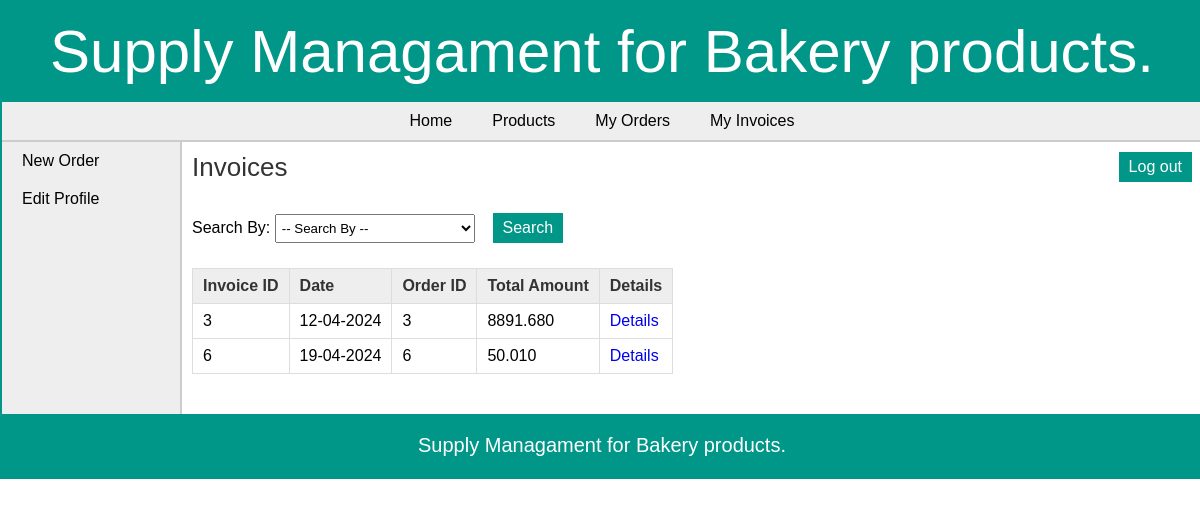
Screenshot of /retailer/view_my_invoices.php (signed in) with the database file from the repository.
### tables this page shows
CREATE TABLE `invoice` (
  `invoice_id` int(11) NOT NULL,
  `order_id` int(11) NOT NULL,
  `retailer_id` int(11) NOT NULL,
  `dist_id` int(11) NOT NULL,
  `date` date NOT NULL,
  `total_amount` decimal(10,3) NOT NULL,
  `comments` text DEFAULT NULL
);

### retailer/view_my_invoices.php (the view, shortened to what this page needs)
<?php
	require("../includes/config.php");
		if(isset($_SESSION['retailer_login'])) {
			$error = "";
			$retailer_id = $_SESSION['retailer_id'];
			if($_SERVER['REQUEST_METHOD'] == "POST") {
				if(isset($_POST['cmbFilter'])) {
					if(!empty($_POST['txtInvoiceId'])) {
						$result = validate_number($_POST['txtInvoiceId']);
						if($result == 1) {
							$invoice_id = $_POST['txtInvoiceId'];
							$query_selectInvoice = "SELECT * FROM invoice,retailer,area WHERE invoice.retailer_id=retailer.retailer_id AND retailer.area_id=area.area_id AND invoice_id='$invoice_id' AND invoice.retailer_id='$retailer_id'";
							$result_selectInvoice = mysqli_query($con,$query_selectInvoice);
							$row_selectInvoice = mysqli_fetch_array($result_selectInvoice);
							if(empty($row_selectInvoice)){
							   $error = "* No invoice was found with this ID";
							}
							else {
								mysqli_data_seek($result_selectInvoice,0);
							}
						}
						else {
							$error = "* Invalid ID";
						}
					}
					else if(!empty($_POST['txtOrderId'])) {
						$result = validate_number($_POST['txtOrderId']);
						if($result == 1) {
							$order_id = $_POST['txtOrderId'];
							$query_selectInvoice = "SELECT * FROM invoice,retailer,area WHERE invoice.retailer_id=retailer.retailer_id AND retailer.area_id=area.area_id AND order_id='$order_id' AND invoice.retailer_id='$retailer_id'";
							$result_selectInvoice = mysqli_query($con,$query_selectInvoice);
							$row_selectInvoice = mysqli_fetch_array($result_selectInvoice);
							if(empty($row_selectInvoice)){
							   $error = "* No invoice was found with this ID";
							}
							else {
								mysqli_data_seek($result_selectInvoice,0);
							}
						}
						else {
							$error = "* Invalid ID";
						}
					}
					else if(!empty($_POST['txtDate'])) {
						$date = $_POST['txtDate'];
						$query_selectInvoice = "SELECT * FROM invoice,retailer,area WHERE invoice.retailer_id=retailer.retailer_id AND retailer.area_id=area.area_id AND invoice.date='$date' AND invoice.retailer_id='$retailer_id'";
						$result_selectInvoice = mysqli_query($con,$query_selectInvoice);
						$row_selectInvoice = mysqli_fetch_array($result_selectInvoice);
						if(empty($row_selectInvoice)){
						   $error = "* No invoice was found with the selected Date";
						}
						else {
							mysqli_data_seek($result_selectInvoice,0);
						}
					}
					else {
						$error = "* Please enter the data to search for.";
					}
				}
				else {
					$error = "Please choose an option to search for.";
				}
			}
			else {
				$query_selectInvoice = "SELECT * FROM invoice,retailer,area WHERE invoice.retailer_id=retailer.retailer_id AND retailer.area_id=area.area_id AND invoice.retailer_id='$retailer_id'";
				$result_selectInvoice = mysqli_query($con,$query_selectInvoice);
			}
		}
		else {
			header('Location:../index.php');
		}
?>
<!DOCTYPE html>
<html>
<head>
	<link rel="stylesheet" href="../includes/main_style.css" >
	<link rel="stylesheet" href="css/smoothness/jquery-ui.css">
</head>
<body>
	<?php
		include("../includes/header.inc.php");
		include("../includes/nav_retailer.inc.php");
		include("../includes/aside_retailer.inc.php");
	?>
	<section>
		<h1>Invoices</h1>
		<form action="" method="POST" class="form">
		Search By:
		<div class="input-box">
		<select name="cmbFilter" id="cmbFilter">
		<option value="" disabled selected>-- Search By --</option>
		</select>
		</div>
		<input type="submit" class="submit_button" value="Search" /> <span class="error_message"> <?php echo $error; ?> </span>
		</form>
		<form action="" method="POST" class="form">
		<table class="table_displayData" style="margin-top:20px;">
			<tr>
				<th> Invoice ID </th>
				<th> Date </th>
				<th> Order ID </th>
				<th> Total Amount </th>
				<th> Details </th>
			</tr>
			<?php while($row_selectInvoice = mysqli_fetch_array($result_selectInvoice)) { ?>
			<tr>
				<td> <?php echo $row_selectInvoice['invoice_id']; ?> </td>
				<td> <?php echo date("d-m-Y",strtotime($row_selectInvoice['date'])); ?> </td>
				<td> <?php echo $row_selectInvoice['order_id']; ?> </td>
				<td> <?php echo $row_selectInvoice['total_amount']; ?> </td>
				<td> <a href="view_invoice_items.php?id=<?php echo $row_selectInvoice['invoice_id']; ?>">Details</a> </td>
			</tr>
			<?php } ?>
		</table>
		</form>
	</section>
	<?php
		include("../includes/footer.inc.php");
	?>
</body>
</html>

### includes/main_style.css (style rules this page uses)
* { font-family: arial,sans-serif; margin:0px; padding:0px; }
body { width:1200px; margin:auto; border:2px solid #009688; }
a { text-decoration:none; }
.input-box { display:inline-block; margin:5px 0px; }
.input-box select { padding:5px 2px; width:200px; margin:auto; }
.submit_button { font-size:16px; margin-top:20px; margin-right:20px; padding:6px 10px; background-color:#009688; border:none; color:white; }
section { width:1000px; padding:10px; padding-bottom:40px; }
section h1 { margin-bottom:10px; font-weight:normal; color:#333; font-size: 26px; }
table { border-collapse: collapse; }
.table_displayData td, .table_displayData th { border:1px solid #ddd; padding: 8px 10px; text-align: left; }
.table_displayData th { background-color:#eee; color:#333; }

### rows the page displays
invoice: invoice_id "3", date "12-04-2024", order "3", total_amount "8891.680"
invoice: invoice_id "6", date "19-04-2024", order "6", total_amount "50.010"
